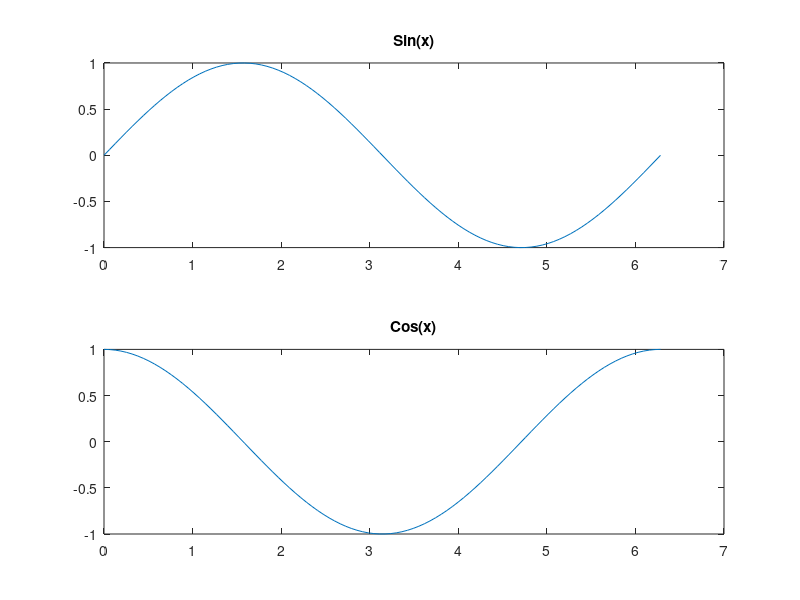

The MATLAB script that drew this image:
x = linspace(0, 2*pi, 100);
y1 = sin(x);
y2 = cos(x);

figure;
subplot(2, 1, 1);
plot(x, y1);
title('Sin(x)');

subplot(2, 1, 2);
plot(x, y2);
title('Cos(x)');
